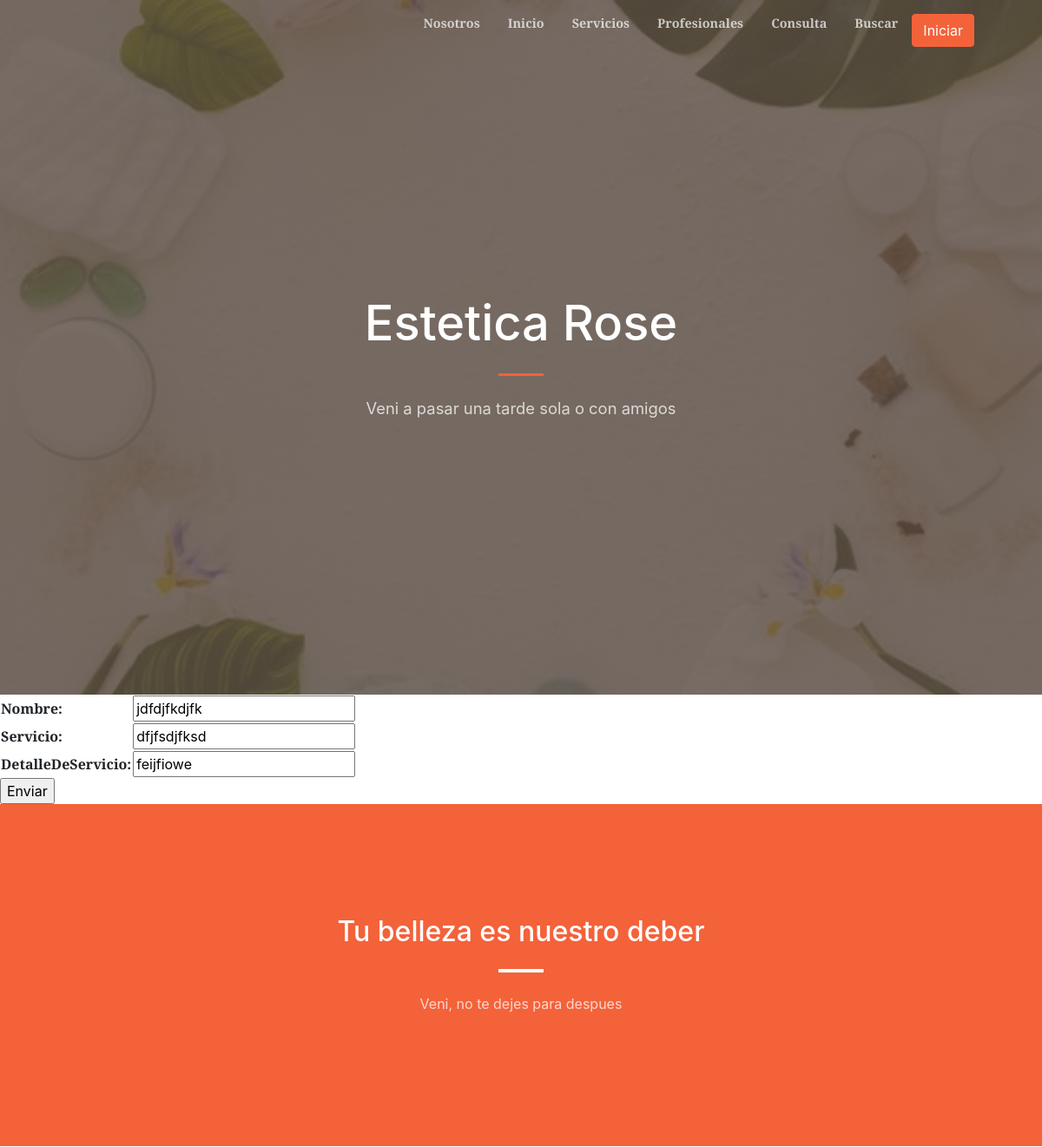
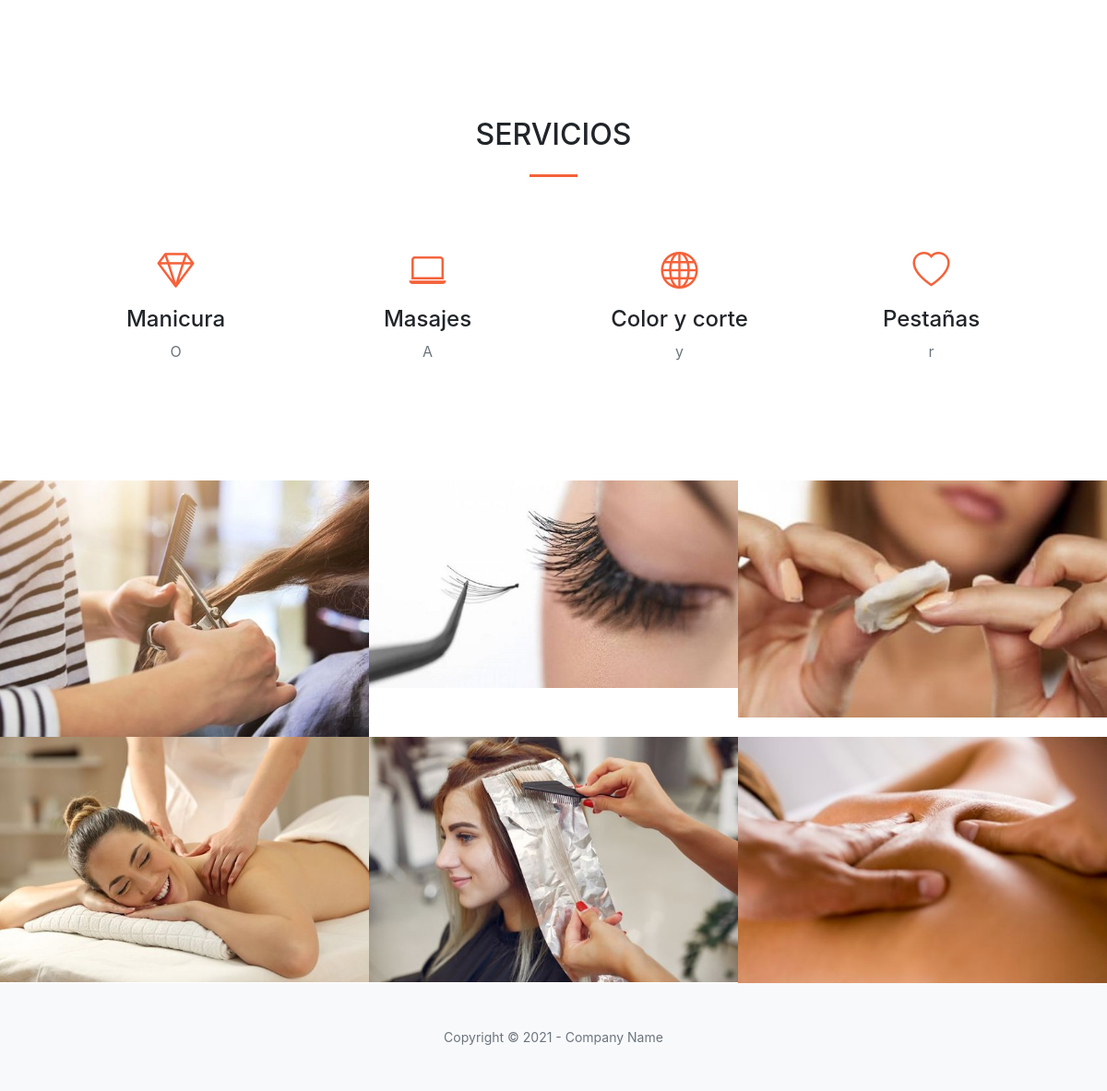
/inicio/servicios/update/2, run on the app's committed database (2 pictures, top to bottom).
### AppCoder/models.py (models this page shows, shortened)
class Servicios(Model):
    nombre = CharField(max_length=40)
    servicio = CharField(max_length=40)
    detalleDeServicio = CharField(max_length=40)

### AppCoder/views.py (the view)
# urls.py: path('servicios/update/<pk>', ServiciosUpdateView.as_view(), name='servicios_update'),
class  ServiciosUpdateView(UpdateView):
     model=  Servicios
     success_url= reverse_lazy('servicios')
     fields =['nombre', 'servicio', 'detalleDeServicio' ]
     template_name = 'AppCoder/servicios_form.html'

### templates/AppCoder/servicios_form.html (shortened to what this page needs)
{% extends 'AppCoder/padre.html' %}
{% block contenidoQueCambia %}
    <form action="" method="POST">
    <table>
        {{ form.as_table }}
    </table>
    <input type="submit" value="Enviar">
    </form>
{% endblock %}

### data on the page
Servicios: nombre "jdfdjfkdjfk", servicio "dfjfsdjfksd", detalleDeServicio "feijfiowe"
